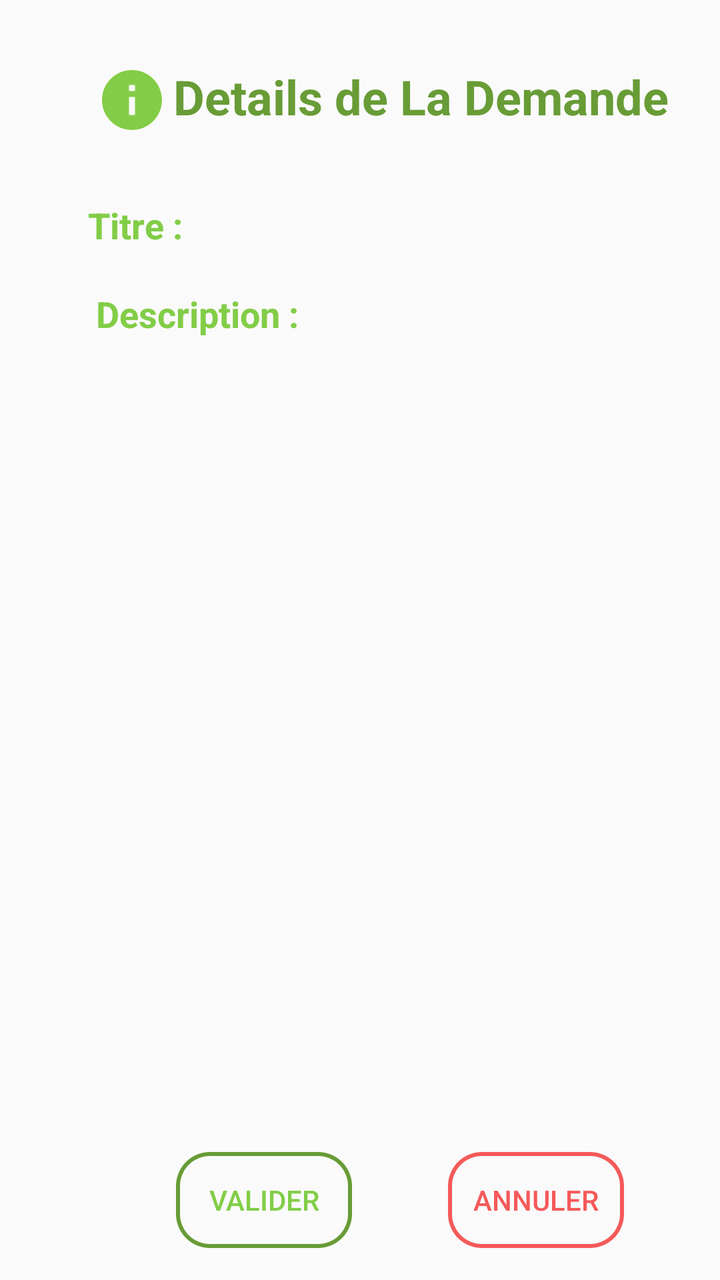
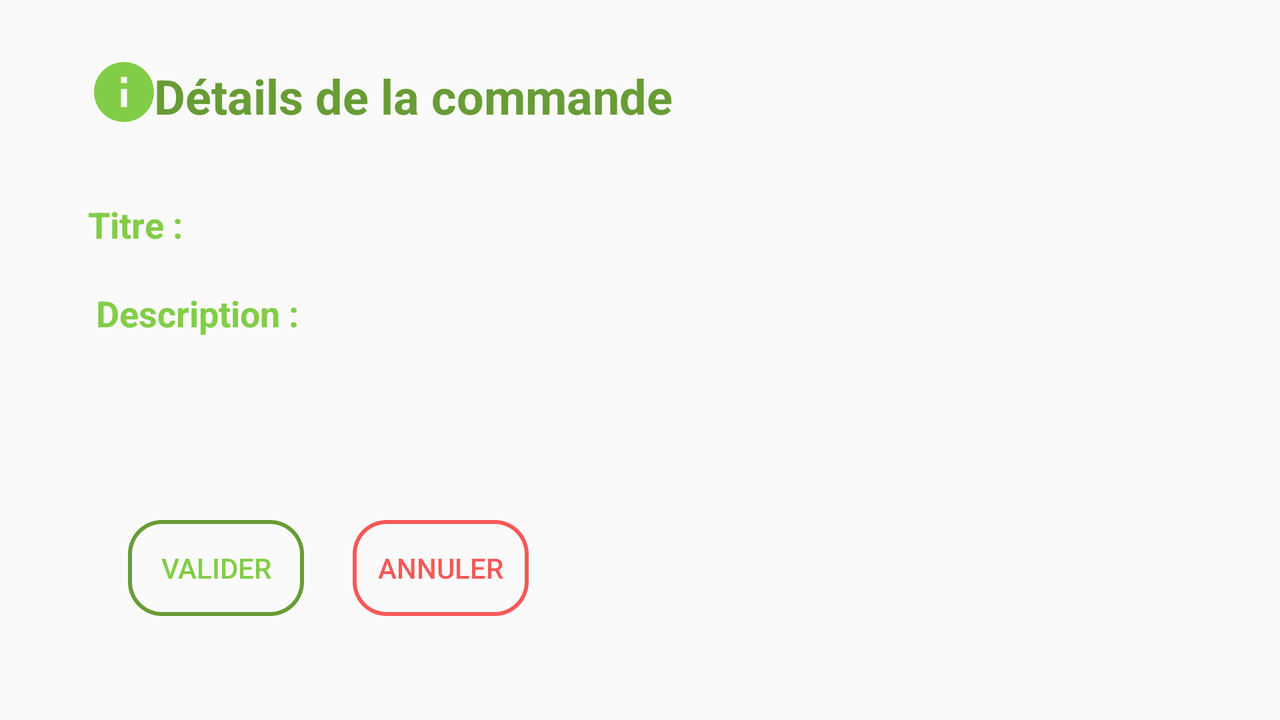

An Android layout and its configuration variant, each rendered on a device that would load it. The default file and the variant file are quoted in full after the pictures.
<!-- AndroidManifest.xml: application theme Theme.AppCompat.Light.NoActionBar -->
<!-- res/layout/activity_demande.xml -->
<?xml version="1.0" encoding="utf-8"?>
<androidx.constraintlayout.widget.ConstraintLayout xmlns:android="http://schemas.android.com/apk/res/android"
    xmlns:app="http://schemas.android.com/apk/res-auto"
    xmlns:tools="http://schemas.android.com/tools"
    android:layout_width="match_parent"
    android:layout_height="match_parent"
    tools:context=".activities.DemandeActivity">

    <TextView
        android:id="@+id/textView9"
        android:layout_width="wrap_content"
        android:layout_height="wrap_content"
        android:layout_marginStart="4dp"
        android:layout_marginTop="20dp"
        android:text="@string/demande_activity_description"
        android:textColor="@color/secondarygreen"
        android:textSize="18sp"
        android:textStyle="bold"
        app:layout_constraintStart_toStartOf="@+id/textView7"
        app:layout_constraintTop_toBottomOf="@+id/textView7" />

    <TextView
        android:id="@+id/textView5"
        android:layout_width="wrap_content"
        android:layout_height="wrap_content"
        android:text="@string/demande_activity_detail"
        android:textColor="@color/Thirdgreen"
        android:textSize="24sp"
        android:textStyle="bold"
        app:layout_constraintBottom_toBottomOf="@+id/imageView3"
        app:layout_constraintEnd_toEndOf="parent"
        app:layout_constraintHorizontal_bias="0.095"
        app:layout_constraintStart_toEndOf="@+id/imageView3"
        app:layout_constraintTop_toTopOf="@+id/imageView3"
        app:layout_constraintVertical_bias="0.0" />

    <TextView
        android:id="@+id/textView7"
        android:layout_width="wrap_content"
        android:layout_height="wrap_content"
        android:layout_marginStart="44dp"
        android:layout_marginTop="36dp"
        android:text="@string/demande_activity_title"
        android:textColor="@color/secondarygreen"
        android:textSize="18sp"
        android:textStyle="bold"
        app:layout_constraintStart_toStartOf="parent"
        app:layout_constraintTop_toBottomOf="@+id/textView5" />

    <TextView
        android:layout_width="wrap_content"
        android:layout_height="wrap_content"
        android:textSize="18sp"
        app:layout_constraintBottom_toBottomOf="@+id/textView7"
        app:layout_constraintEnd_toEndOf="parent"
        app:layout_constraintHorizontal_bias="0.101"
        app:layout_constraintStart_toEndOf="@+id/textView7"
        app:layout_constraintTop_toTopOf="@+id/textView7"
        app:layout_constraintVertical_bias="1.0" />

    <TextView
        android:id="@+id/textViewDescription"
        android:layout_width="324dp"
        android:layout_height="wrap_content"
        android:layout_marginTop="16dp"
        app:layout_constraintStart_toStartOf="@+id/textView9"
        app:layout_constraintTop_toBottomOf="@+id/textView9"
        android:background="@drawable/layout_bg"
        android:paddingVertical="10sp"
        android:paddingHorizontal="10sp"/>

    <android.widget.Button
        android:id="@+id/buttonValider"
        android:layout_width="wrap_content"
        android:layout_height="wrap_content"
        android:layout_marginStart="88dp"
        android:layout_marginBottom="16dp"
        android:background="@drawable/custom_shape1"
        android:text="@string/demande_activity_valider"
        android:textColor="@color/secondarygreen"
        android:textSize="14sp"
        app:layout_constraintBottom_toBottomOf="parent"
        app:layout_constraintStart_toStartOf="parent" />

    <android.widget.Button
        android:id="@+id/buttonAnnuler"
        android:layout_width="wrap_content"
        android:layout_height="wrap_content"
        android:background="@drawable/custom_shape2"
        android:text="@string/demande_activity_annuler"
        android:textColor="#F55959"
        android:textSize="14sp"
        app:layout_constraintBottom_toBottomOf="@+id/buttonValider"
        app:layout_constraintEnd_toEndOf="parent"
        app:layout_constraintStart_toEndOf="@+id/buttonValider"
        app:layout_constraintTop_toTopOf="@+id/buttonValider" />

    <ImageView
        android:id="@+id/imageView3"
        android:layout_width="36dp"
        android:layout_height="36dp"
        android:layout_marginStart="48dp"
        android:layout_marginTop="32dp"
        app:layout_constraintStart_toStartOf="parent"
        app:layout_constraintTop_toTopOf="parent"
        app:srcCompat="@drawable/ic_baseline_info_24" />

    <ListView
        android:id="@+id/ListView100"
        android:layout_width="366dp"
        android:layout_height="392dp"
        android:layout_marginBottom="36dp"
        android:divider="@android:color/transparent"
        android:dividerHeight="15.0sp"
        app:layout_constraintBottom_toTopOf="@+id/buttonValider"
        app:layout_constraintEnd_toEndOf="parent"
        app:layout_constraintHorizontal_bias="0.488"
        app:layout_constraintStart_toStartOf="parent"
        app:layout_constraintTop_toBottomOf="@+id/textViewDescription"
        app:layout_constraintVertical_bias="1.0"
        tools:listitem="@layout/demande_item"
        />
</androidx.constraintlayout.widget.ConstraintLayout>
<!-- res/layout/demande_item.xml (included above) -->
<?xml version="1.0" encoding="utf-8"?>
<RelativeLayout xmlns:android="http://schemas.android.com/apk/res/android"
    xmlns:app="http://schemas.android.com/apk/res-auto"
    xmlns:tools="http://schemas.android.com/tools"
    android:layout_width="match_parent"
    android:layout_height="90dp"
    android:layout_centerInParent="true"
    android:layout_marginBottom="15dp"
    android:background="@drawable/layout_bg"
    android:gravity="center_vertical">


    <ImageView
        android:id="@+id/imageView20"
        android:layout_width="50dp"
        android:layout_height="50dp"
        android:layout_alignParentStart="true"
        android:layout_alignParentTop="true"
        android:layout_alignParentBottom="true"
        android:layout_centerVertical="true"
        android:layout_marginStart="29dp"
        android:layout_marginTop="12dp"
        android:layout_marginBottom="18dp"
        app:srcCompat="@drawable/grocery" />

    <TextView
        android:id="@+id/textViewTitreProduit"
        android:layout_width="wrap_content"
        android:layout_height="wrap_content"
        android:layout_alignTop="@+id/imageView20"
        android:layout_centerVertical="true"
        android:layout_marginStart="27dp"
        android:layout_marginTop="17dp"
        android:layout_toEndOf="@+id/imageView20"
         />

    <TextView
        android:layout_width="wrap_content"
        android:layout_height="wrap_content"
        android:layout_alignParentEnd="true"
        android:layout_alignParentBottom="true"
        android:layout_centerVertical="true"
        android:layout_marginStart="26dp"
        android:layout_marginEnd="60dp"
        android:layout_marginBottom="41dp"
        android:layout_toEndOf="@+id/textViewTitreProduit"
        android:textSize="14sp" />

</RelativeLayout>
<!-- resources referenced by this layout -->
<resources>
  <color name="Thirdgreen">#689C36</color>
  <color name="secondarygreen">#82CD47</color>
  <!-- drawable custom_shape1 (drawable) -->
  <?xml version="1.0" encoding="utf-8"?>
  <shape xmlns:android="http://schemas.android.com/apk/res/android" android:shape="rectangle">
      <stroke android:color="@color/Thirdgreen" android:dashWidth="2dp" android:width="2dp" />
      <corners android:radius="16dp" />
  
  </shape>
  <!-- drawable custom_shape2 (drawable) -->
  <?xml version="1.0" encoding="utf-8"?>
  <shape xmlns:android="http://schemas.android.com/apk/res/android" android:shape="rectangle">
      <stroke android:color="#F55959" android:dashWidth="2dp" android:width="2dp" />
      <corners android:radius="16dp" />
  
  </shape>
  <!-- drawable ic_baseline_info_24 (drawable) -->
  <vector android:height="36dp" android:tint="#82CD47"
      android:viewportHeight="24" android:viewportWidth="24"
      android:width="36dp" xmlns:android="http://schemas.android.com/apk/res/android">
      <path android:fillColor="@android:color/white" android:pathData="M12,2C6.48,2 2,6.48 2,12s4.48,10 10,10 10,-4.48 10,-10S17.52,2 12,2zM13,17h-2v-6h2v6zM13,9h-2L11,7h2v2z"/>
  </vector>
  <string name="demande_activity_annuler">Annuler</string>
  <string name="demande_activity_description">Description : </string>
  <string name="demande_activity_detail">Details de La Demande</string>
  <string name="demande_activity_title">Titre : </string>
  <string name="demande_activity_valider">Valider</string>
</resources>
<!-- res/layout-land/activity_demande.xml (the author's variant of the layout above) -->
<!-- drawn on the phone turned sideways -->
<?xml version="1.0" encoding="utf-8"?>
<androidx.constraintlayout.widget.ConstraintLayout xmlns:android="http://schemas.android.com/apk/res/android"
    xmlns:app="http://schemas.android.com/apk/res-auto"
    xmlns:tools="http://schemas.android.com/tools"
    android:layout_width="match_parent"
    android:layout_height="match_parent"
    tools:context=".activities.DemandeActivity">

    <TextView
        android:id="@+id/textView9"
        android:layout_width="wrap_content"
        android:layout_height="wrap_content"
        android:layout_marginStart="4dp"
        android:layout_marginTop="20dp"
        android:text="@string/demande_activity_description"
        android:textColor="@color/secondarygreen"
        android:textSize="18sp"
        android:textStyle="bold"
        app:layout_constraintStart_toStartOf="@+id/textView7"
        app:layout_constraintTop_toBottomOf="@+id/textView7" />

    <TextView
        android:id="@+id/textView5"
        android:layout_width="wrap_content"
        android:layout_height="wrap_content"
        android:text="@string/demandes_activity_detail"
        android:textColor="@color/Thirdgreen"
        android:textSize="24sp"
        android:textStyle="bold"
        app:layout_constraintBottom_toBottomOf="@+id/imageView3"
        app:layout_constraintEnd_toStartOf="@+id/ListView100"
        app:layout_constraintHorizontal_bias="0.266"
        app:layout_constraintStart_toEndOf="@+id/imageView3"
        app:layout_constraintTop_toTopOf="@+id/imageView3"
        app:layout_constraintVertical_bias="1.0" />

    <TextView
        android:id="@+id/textView7"
        android:layout_width="wrap_content"
        android:layout_height="wrap_content"
        android:layout_marginStart="44dp"
        android:layout_marginTop="36dp"
        android:text="@string/demande_activity_title"
        android:textColor="@color/secondarygreen"
        android:textSize="18sp"
        android:textStyle="bold"
        app:layout_constraintStart_toStartOf="parent"
        app:layout_constraintTop_toBottomOf="@+id/textView5" />

    <TextView
        android:id="@+id/textViewTitre"
        android:layout_width="wrap_content"
        android:layout_height="wrap_content"
        android:text=""
        android:textSize="18sp"
        app:layout_constraintBottom_toBottomOf="@+id/textView7"
        app:layout_constraintEnd_toStartOf="@+id/ListView100"
        app:layout_constraintHorizontal_bias="0.287"
        app:layout_constraintStart_toEndOf="@+id/textView7"
        app:layout_constraintTop_toTopOf="@+id/textView7"
        app:layout_constraintVertical_bias="0.0" />

    <TextView
        android:id="@+id/textViewDescription"
        android:layout_width="249dp"
        android:layout_height="39dp"
        android:layout_marginTop="16dp"
        android:background="@drawable/layout_bg"
        android:paddingHorizontal="10sp"
        android:paddingVertical="10sp"
        android:text=""
        app:layout_constraintStart_toStartOf="@+id/textView9"
        app:layout_constraintTop_toBottomOf="@+id/textView9" />

    <android.widget.Button
        android:id="@+id/buttonValider"
        android:layout_width="wrap_content"
        android:layout_height="wrap_content"
        android:layout_marginStart="64dp"
        android:layout_marginBottom="16dp"
        android:background="@drawable/custom_shape1"
        android:text="@string/demande_activity_valider"
        android:textColor="@color/secondarygreen"
        android:textSize="14sp"
        app:layout_constraintBottom_toBottomOf="parent"
        app:layout_constraintStart_toStartOf="parent"
        app:layout_constraintTop_toBottomOf="@+id/textViewDescription" />

    <android.widget.Button
        android:id="@+id/buttonAnnuler"
        android:layout_width="wrap_content"
        android:layout_height="wrap_content"
        android:background="@drawable/custom_shape2"
        android:text="@string/demande_activity_annuler"
        android:textColor="#F55959"
        android:textSize="14sp"
        app:layout_constraintBottom_toBottomOf="@+id/buttonValider"
        app:layout_constraintEnd_toStartOf="@+id/ListView100"
        app:layout_constraintHorizontal_bias="0.278"
        app:layout_constraintStart_toEndOf="@+id/buttonValider"
        app:layout_constraintTop_toTopOf="@+id/buttonValider"
        app:layout_constraintVertical_bias="0.0" />

    <ImageView
        android:id="@+id/imageView3"
        android:layout_width="36dp"
        android:layout_height="36dp"
        android:layout_marginStart="44dp"
        android:layout_marginTop="28dp"
        app:layout_constraintStart_toStartOf="parent"
        app:layout_constraintTop_toTopOf="parent"
        app:srcCompat="@drawable/ic_baseline_info_24" />

    <ListView
        android:id="@+id/ListView100"
        android:layout_width="297dp"
        android:layout_height="357dp"
        android:divider="@android:color/transparent"
        android:dividerHeight="15.0sp"
        app:layout_constraintBottom_toBottomOf="parent"
        app:layout_constraintEnd_toEndOf="parent"
        app:layout_constraintHorizontal_bias="0.656"
        app:layout_constraintStart_toEndOf="@+id/textViewDescription"
        app:layout_constraintTop_toTopOf="parent"
        tools:listitem="@layout/demande_item"/>
</androidx.constraintlayout.widget.ConstraintLayout>
<!-- resources referenced by the variant -->
<!-- as the phone turned sideways resolves them -->
<resources>
  <color name="Thirdgreen">#689C36</color>
  <color name="secondarygreen">#82CD47</color>
  <!-- drawable custom_shape1 (drawable) -->
  <?xml version="1.0" encoding="utf-8"?>
  <shape xmlns:android="http://schemas.android.com/apk/res/android" android:shape="rectangle">
      <stroke android:color="@color/Thirdgreen" android:dashWidth="2dp" android:width="2dp" />
      <corners android:radius="16dp" />
  
  </shape>
  <!-- drawable custom_shape2 (drawable) -->
  <?xml version="1.0" encoding="utf-8"?>
  <shape xmlns:android="http://schemas.android.com/apk/res/android" android:shape="rectangle">
      <stroke android:color="#F55959" android:dashWidth="2dp" android:width="2dp" />
      <corners android:radius="16dp" />
  
  </shape>
  <!-- drawable ic_baseline_info_24 (drawable) -->
  <vector android:height="36dp" android:tint="#82CD47"
      android:viewportHeight="24" android:viewportWidth="24"
      android:width="36dp" xmlns:android="http://schemas.android.com/apk/res/android">
      <path android:fillColor="@android:color/white" android:pathData="M12,2C6.48,2 2,6.48 2,12s4.48,10 10,10 10,-4.48 10,-10S17.52,2 12,2zM13,17h-2v-6h2v6zM13,9h-2L11,7h2v2z"/>
  </vector>
  <string name="demande_activity_annuler">Annuler</string>
  <string name="demande_activity_description">Description : </string>
  <string name="demande_activity_title">Titre : </string>
  <string name="demande_activity_valider">Valider</string>
  <string name="demandes_activity_detail">Détails de la commande</string>
</resources>
